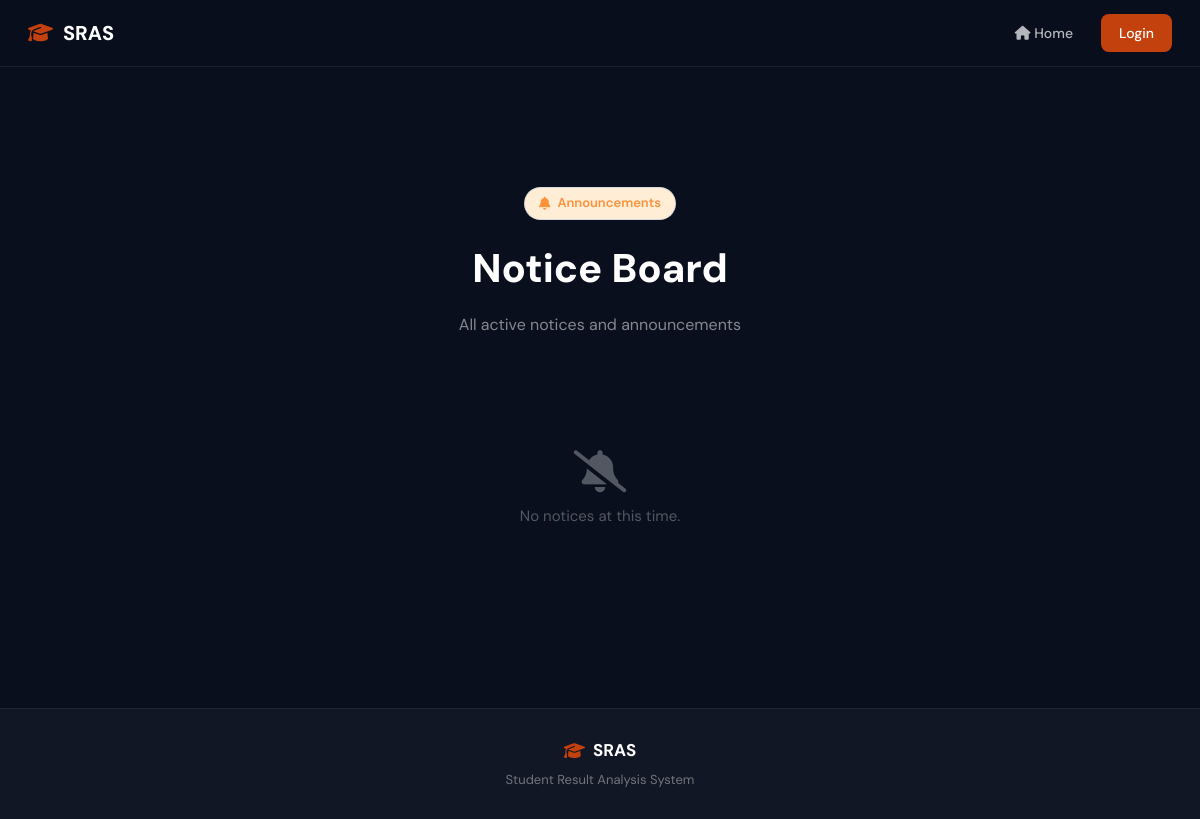
The app's page /notices/, older data.
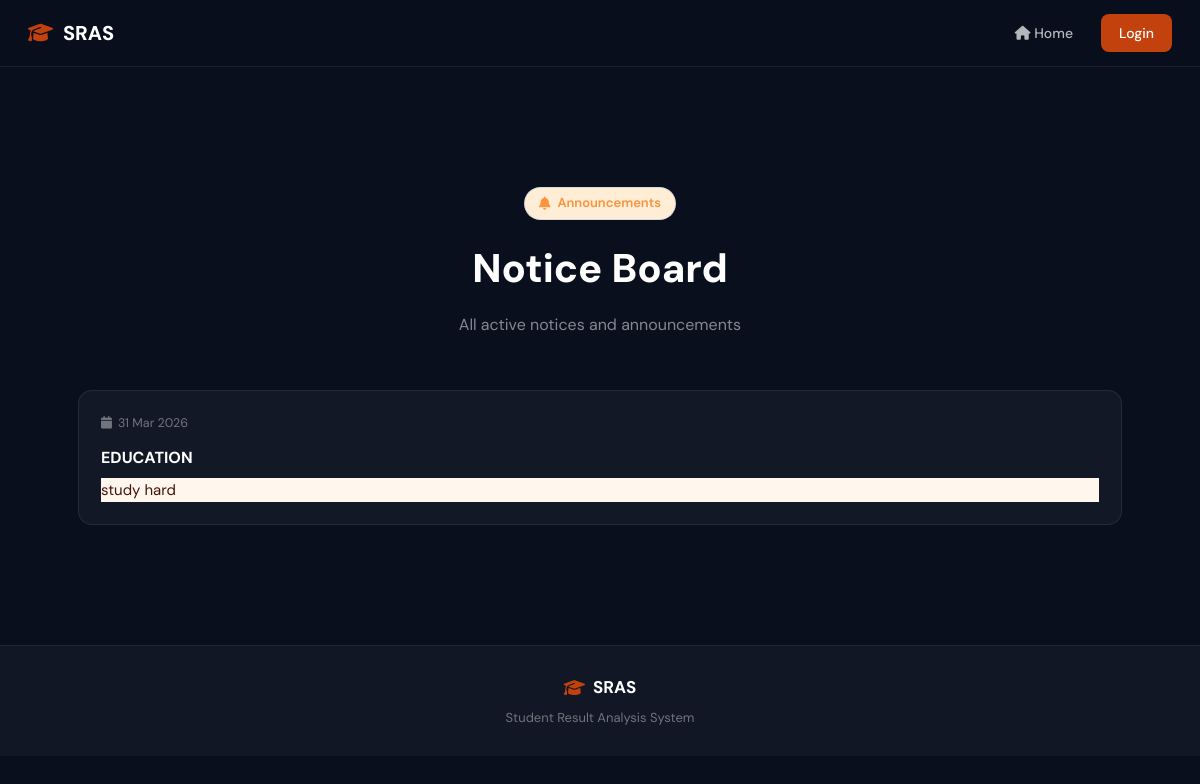
The same page, newer data.
### core/models.py (models this page shows, shortened)
class Notice(models.Model):
    title      = models.CharField(max_length=200, verbose_name='Notice Title')
    content    = models.TextField(verbose_name='Content')
    is_active  = models.BooleanField(default=True, verbose_name='Active')
    created_at = models.DateTimeField(auto_now_add=True)
    updated_at = models.DateTimeField(auto_now=True)
    class Meta:
        ordering = ['-created_at']
        verbose_name = 'Notice'
        verbose_name_plural = 'Notices'

### core/views.py (the view)
# urls.py: path('notices/', views.public_notices, name='public_notices'),
def public_notices(request):
    notices = Notice.objects.filter(is_active=True)
    return render(request, 'core/public_notices.html', {'notices': notices})

### core/templates/core/public_notices.html (shortened to what this page needs)
<!DOCTYPE html>
<html lang="en">
<head>
  <link rel="stylesheet" href="https://cdnjs.cloudflare.com/ajax/libs/font-awesome/6.5.0/css/all.min.css" />
  <link rel="stylesheet" href="/static/css/main.css" />
  <link rel="stylesheet" href="/static/css/public.css" />
</head>
<body class="public-layout">
  <nav class="pub-nav">
    <div class="pub-nav-inner">
      <div class="pub-logo"><i class="fas fa-graduation-cap"></i><span>SRAS</span></div>
      <div class="pub-nav-links">
        <a href="{% url 'home' %}"><i class="fas fa-home"></i> Home</a>
        {% if request.user.is_authenticated %}
        <a href="{% url 'dashboard' %}" class="btn-nav-primary">Dashboard</a>
        {% else %}
        <a href="{% url 'login' %}" class="btn-nav-primary">Login</a>
        {% endif %}
      </div>
    </div>
  </nav>
  <div class="pub-page-content">
    <div class="section-inner">
      <div class="section-header">
        <div class="notice-badge"><i class="fas fa-bell"></i> Announcements</div>
        <h2>Notice Board</h2>
        <p>All active notices and announcements</p>
      </div>
      {% if notices %}
      <div class="notices-grid">
        {% for notice in notices %}
        <div class="notice-card">
          <div class="notice-card-header">
            <span class="notice-date"><i class="fas fa-calendar"></i> {{ notice.created_at|date:"d M Y" }}</span>
          </div>
          <h3 class="notice-card-title">{{ notice.title }}</h3>
          <p class="notice-card-body">{{ notice.content }}</p>
        </div>
        {% endfor %}
      </div>
      {% else %}
      <div class="empty-notices"><i class="fas fa-bell-slash"></i><p>No notices at this time.</p></div>
      {% endif %}
    </div>
  </div>
  <footer class="pub-footer">
    <div class="footer-inner">
      <div class="footer-logo"><i class="fas fa-graduation-cap"></i> SRAS</div>
      <p>Student Result Analysis System</p>
    </div>
  </footer>
</body>
</html>

Row changes from the older to the newer data that the page shows:
added Notice: created_at "31 Mar 2026", title "EDUCATION", content "study hard"
Text that changed along with them:
text no longer shown: "No notices at this time."
